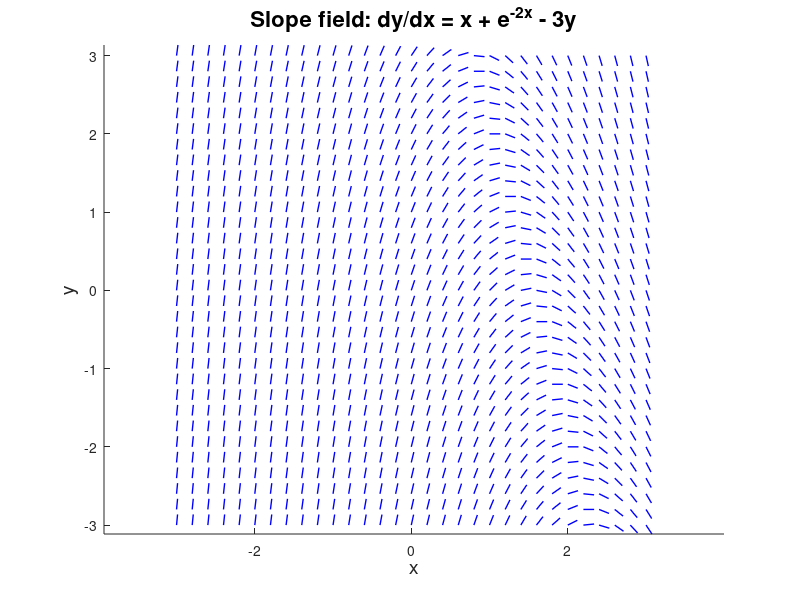

MATLAB code for this plot:
clearvars, close all


%Create the matrix of x and y values
c= 1;           %How much "larger" the y axis is compared to x
step = 0.2     %How many vectors i want, smaller step means more
bo = 3  %bound
[x y] = meshgrid(-bo:step:bo, -bo*c:step*c:bo*c);  %The matrix of values


%Defining the differential equation

  dy = 3 -(x.*2) -y.*0.5 %(x.^2)./(1 - y.^2)
  dx = ones(size(dy));


%Normalize vectors by the magnitude
L = sqrt(dx.^2 + (dy./c).^2);
ux = dx ./ L;
uy = dy ./ L;


%The plotting part
%figure(2);
hold on  % used when i want to draw over an existing figure
quiver(x, y, ux, uy, 0.5, 'b','LineWidth',1, 'ShowArrowHead','off');
xlabel('x','FontSize',14)
ylabel('y','FontSize',14)
title('Slope field: dy/dx = x + e^{-2x} - 3y','FontSize',16)
axis equal %tight
  %axis([-10 10 -10*c 10*c])   % fixed ranges


